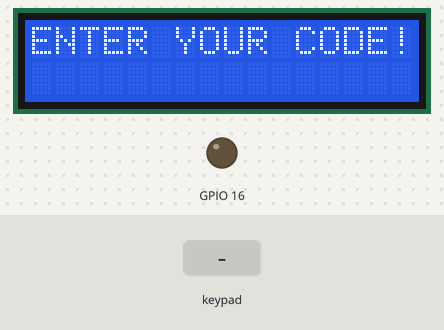
The sketch below on a simulated ESP32. Parts: 16×2 character LCD, output pins drawn as LEDs (lit = HIGH). Dashed ring = blinking. The test bench sets the inputs (shaded band). What the sketch prints to the serial monitor is not drawn.

Above: at 1.3 s.
1.4 s: keypad keys 0 1 2 3 # pressed 0.4 s apart
At 4.4 s:
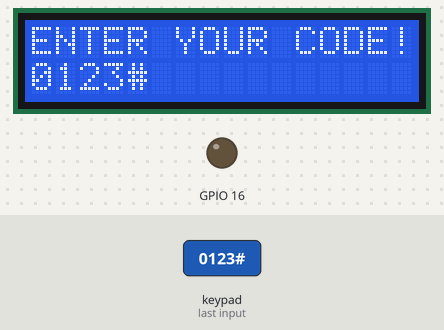
4.9 s: key 'A' pressed
At 5.9 s:
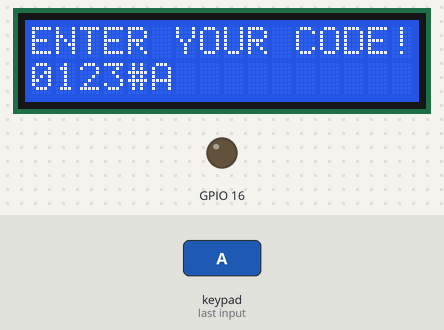
6.4 s: key 'B' pressed
At 6.9 s:
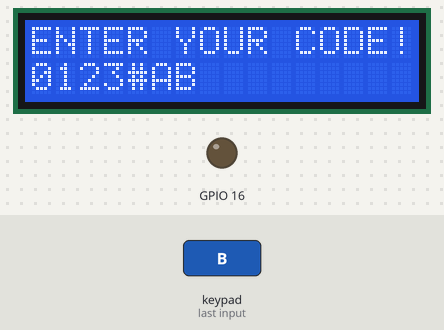
7.9 s: keypad keys 0 1 2 3 * pressed 0.4 s apart
At 8.51 s:
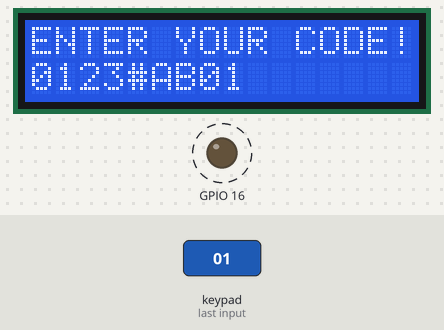
11.4 s: key 'C' pressed
At 12.0 s:
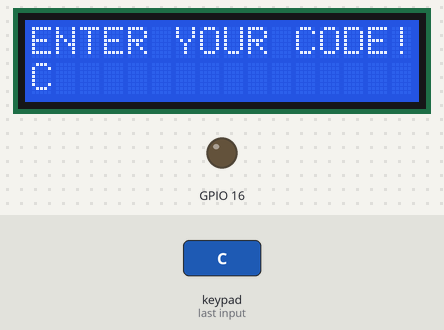
12.9 s: keypad keys 0 1 2 3 D pressed 0.4 s apart
At 15.7 s:
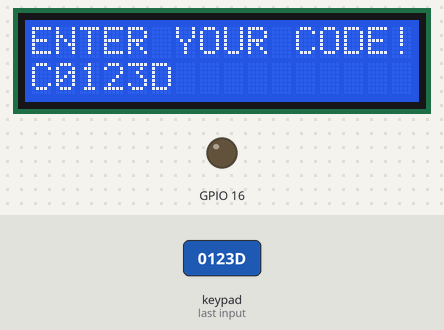
Timing chart, 0 to 17.2 s (numbered marks = the images above; inputs shaded):
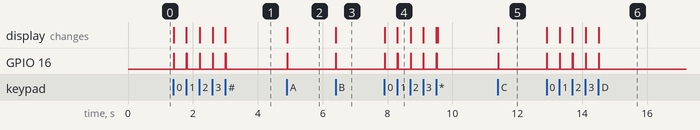

Measured:
- after the input at 1.4 s, GPIO 16: alternates HIGH for 0.02 s and LOW for 0.38 s, 10 changes in all, then stays LOW, starting at once; the display: first changes at once (image 1 shows a later state)
- after the input at 4.9 s, GPIO 16: LOW → HIGH at once, → LOW 0.02 s later; the display: changes at once (image 2)
- after the input at 6.4 s, GPIO 16: LOW → HIGH at once, → LOW 0.02 s later; the display: changes at once (image 3)
- after the input at 7.9 s, GPIO 16: alternates HIGH for 0.02 s and LOW for 0.38 s, 10 changes in all, then stays LOW, starting at once; the display: first changes at once (image 4 shows a later state)
- after the input at 11.4 s, GPIO 16: LOW → HIGH at once, → LOW 0.02 s later; the display: changes at once (image 5)
- after the input at 12.9 s, GPIO 16: alternates HIGH for 0.02 s and LOW for 0.38 s, 10 changes in all, then stays LOW, starting at once; the display: first changes at once (image 6 shows a later state)

The sketch:

MEDGuard_Hardware-fix.ino
```cpp
#include <LiquidCrystal_I2C.h>
#include <Wire.h>
#include <Keypad.h>
#include <Keypad_I2C.h>

const int kanan = 5; //servo 1
const int kiri = 4; //Servo 2

const byte ROWS = 4;
const byte COLS = 4;
char keys[ROWS][COLS] = {
  {'1','2','3','A'},
  {'4','5','6','B'},
  {'7','8','9','C'},
  {'*','0','#','D'}
};
byte rowPins[ROWS] = {0, 1, 2, 3};
byte colPins[COLS] = {4, 5, 6, 7};
int i2caddress = 0x20;

Keypad_I2C kpd = Keypad_I2C( makeKeymap(keys), rowPins, colPins, ROWS, COLS, i2caddress );

LiquidCrystal_I2C lcd(0x27, 16, 2);

int countKey1Press = 0;
int countKey2Press = 0;

bool buttonA_pressed = false;
bool buttonB_pressed = false;

void setup(){
  beginLiquidCrystal();
  beginKeypad();
  pinMode(kanan, OUTPUT);
  pinMode(kiri, OUTPUT);
  digitalWrite(kanan, LOW);
  digitalWrite(kiri, LOW);
  pinMode(16, OUTPUT);
}

void beginKeypad(){
  Serial.begin(9600);
  Wire.begin(0, 2);
  lcd.begin(16, 2);
  lcd.backlight();
  lcd.setCursor(0, 0);
  lcd.print("ENTER YOUR CODE!");
  lcd.setCursor(0, 1);
  kpd.begin();
};

void beginLiquidCrystal(){
  Wire.begin(4, 5);
  lcd.begin(16, 2);
  lcd.backlight();
  lcd.setCursor(0, 0);
};

void buzzer(){
  digitalWrite(16, 1);
  delay(20);
  digitalWrite(16, 0);
}

void loop(){
  char key = kpd.getKey();

  if (key){
    Serial.println(key);
    lcd.print(key);
    buzzer();

    if (key == '*'){
      lcd.clear();
      lcd.setCursor(0, 0);
      lcd.print("ENTER YOUR CODE!");
      lcd.setCursor(0, 1);
    }

    if (key == '1') {
      countKey1Press++;
      if (countKey1Press == 4) {
        analogWrite(3, 255);
        digitalWrite(kanan, HIGH);
        delay(2000);
        analogWrite(3, 0);
        digitalWrite(kanan, LOW);
        lcd.clear();
        lcd.setCursor(0, 0);
        lcd.print("ENTER YOUR CODE!");
        lcd.setCursor(0, 1);
        countKey1Press = 0;
      }
      else{
        analogWrite(3, 0);
        digitalWrite(kanan, LOW);
      }
    }

    if (key == '2') {
      countKey2Press++;
      if (countKey2Press == 4){
        analogWrite(2, 255);
        digitalWrite(kiri, HIGH);
        delay(2000);
        analogWrite(2, 0);
        digitalWrite(kiri, LOW);
        lcd.clear();
        lcd.setCursor(0, 0);
        lcd.print("ENTER YOUR CODE!");
        lcd.setCursor(0, 1);
        countKey2Press = 0;
      }
      else{
        analogWrite(2, 0);
        digitalWrite(kiri, LOW);
      }
    }
  }
}

//d0(GPIO 16) = Buzzer
//d1 (GPIO 5) = servo 1
//d2 (GPIO 4) = servo 2
//d3 (GPIO 0) = PWM servo 1
//d4 (GPIO 2) = PWM servo 2
//d5 (GPIO 14) = SDA Keypad & I2C
//d6 (GPIO 12) = SCL Keypad & I2C
```
